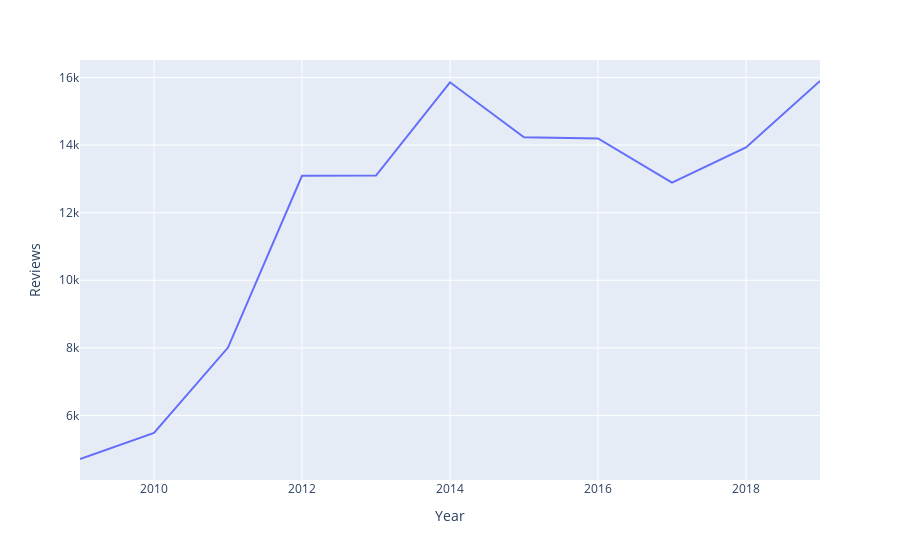

This figure's notebook cell:
### Markdown cell above
Create a line chart of the average number of reviews by year. Is there an identifiable trend?

### Code cell
# Create a line chart of the average number of reviews by year
# hint: save the query from the previous cell into a new variable
# and call the x= new_df.index so that the years show up in the chart 

by_year = df.groupby('Year').agg(aggregations)

px.line(by_year, x=by_year.index, y='Reviews')

### Figure 1 — Plotly figure (JSON) as saved in the notebook; plotly's stock layout.template omitted (floating-point values rounded to 4 significant figures)
{"data": [{"hovertemplate": "Year=%{x}<br>Reviews=%{y}<extra></extra>", "legendgroup": "", "line": {"color": "#636efa", "dash": "solid"}, "marker": {"symbol": "circle"}, "mode": "lines", "name": "", "orientation": "v", "showlegend": false, "type": "scatter", "x": [2009, 2010, 2011, 2012, 2013, 2014, 2015, 2016, 2017, 2018, 2019], "xaxis": "x", "y": [4710.0, 5480.0, 8008.0, 13090.0, 13100.0, 15860.0, 14230.0, 14196, 12890.0, 13930.0, 15900.0], "yaxis": "y"}], "layout": {"autosize": true, "legend": {"tracegroupgap": 0}, "margin": {"t": 60}, "xaxis": {"anchor": "y", "autorange": true, "domain": [0, 1], "range": [2009, 2019], "title": {"text": "Year"}, "type": "linear"}, "yaxis": {"anchor": "x", "autorange": true, "domain": [0, 1], "range": [4089.0, 16520.0], "title": {"text": "Reviews"}, "type": "linear"}}}
